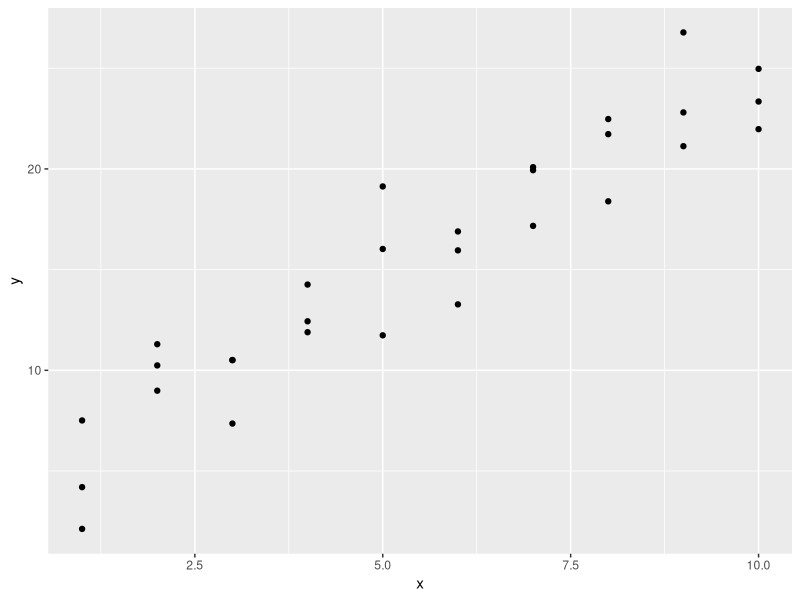
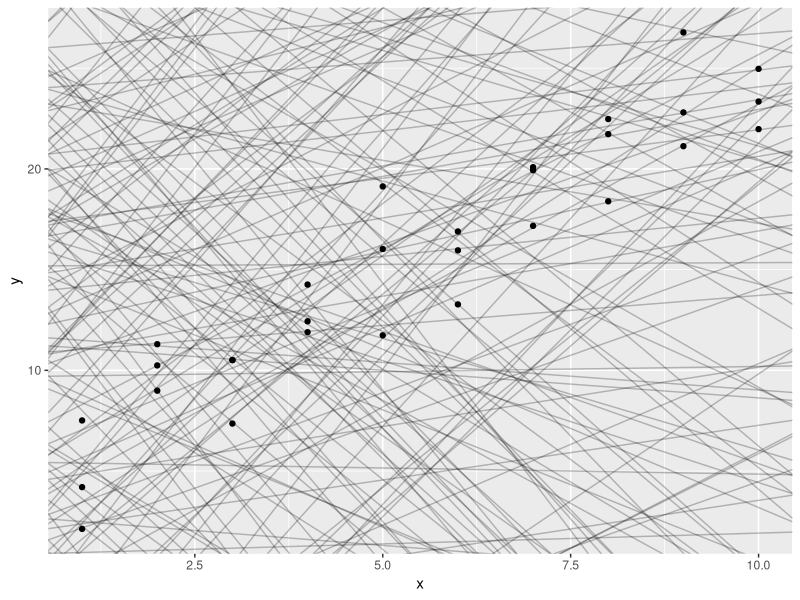
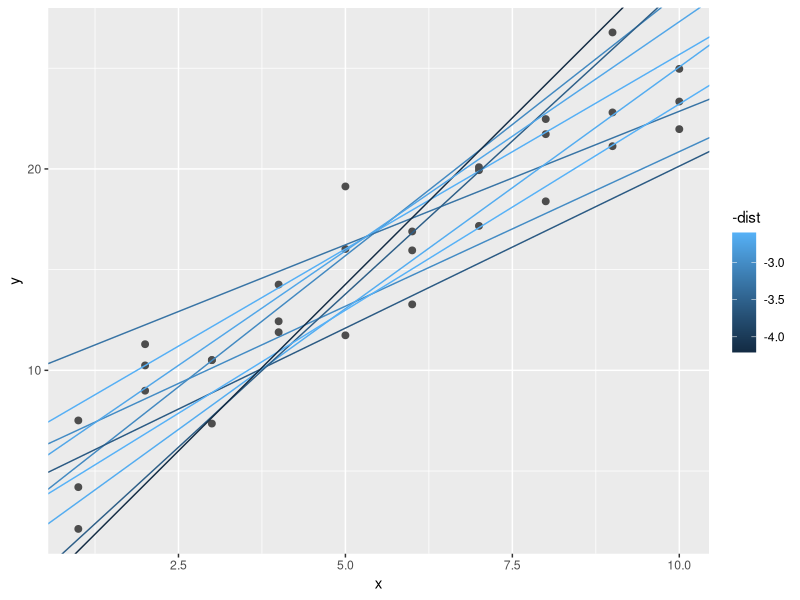
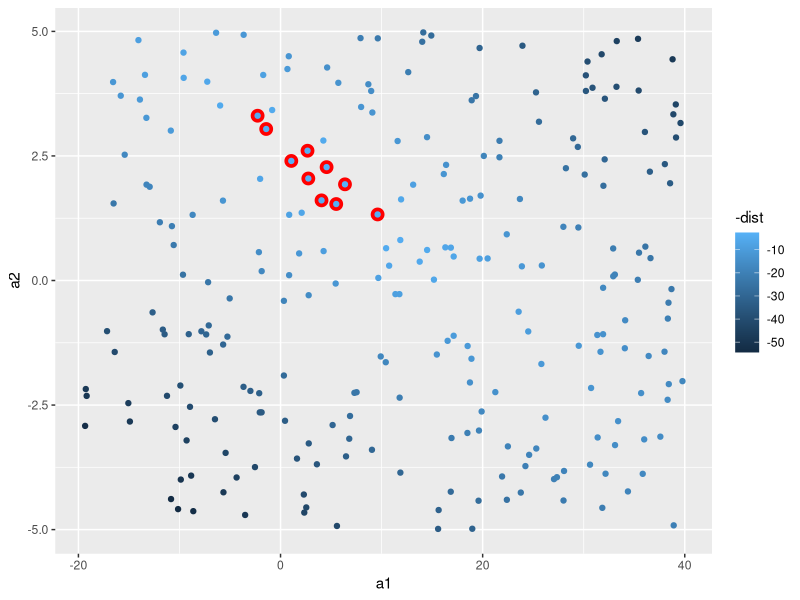
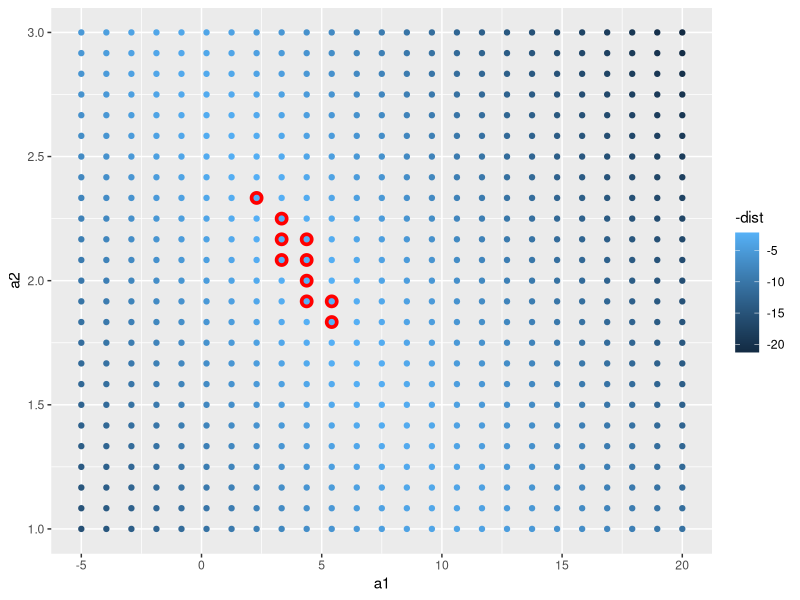
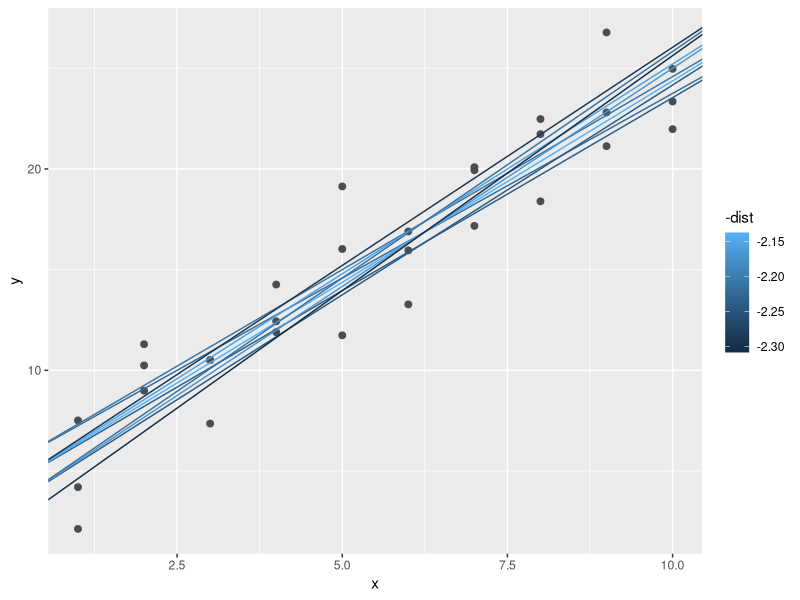
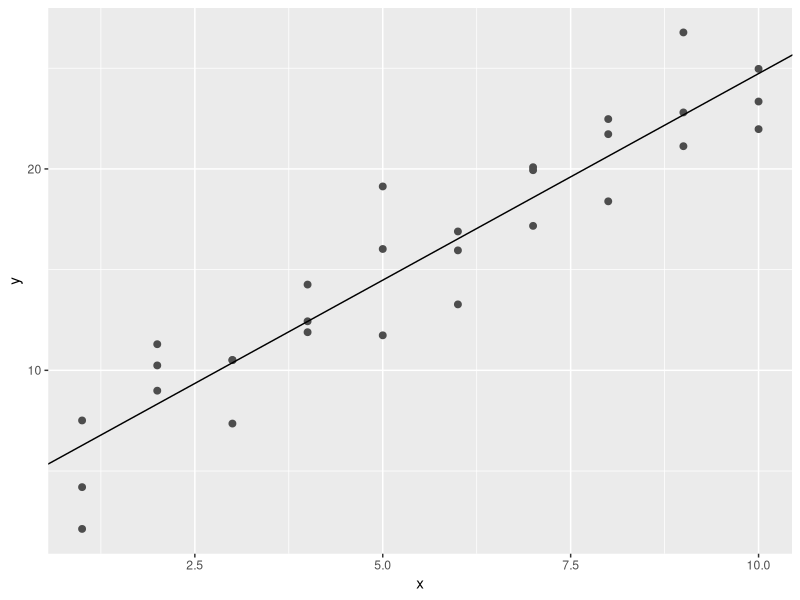
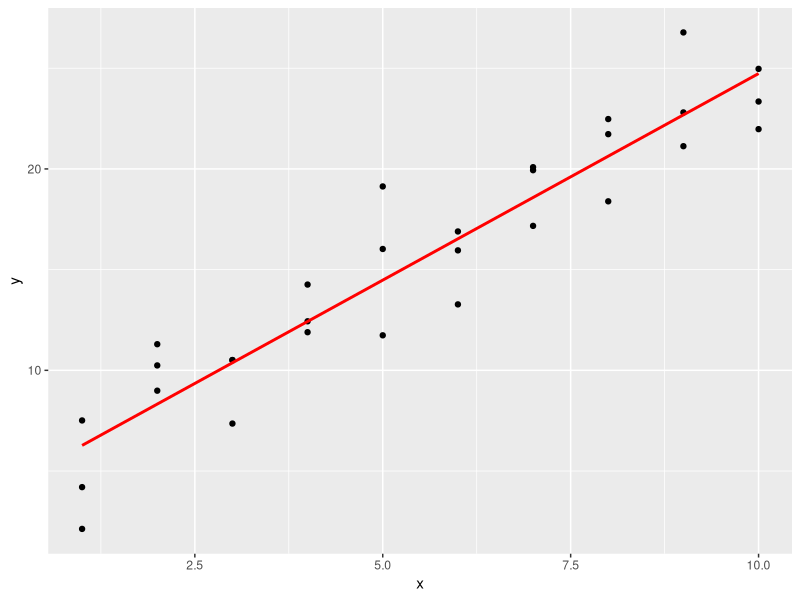

Write the R code that produced these figures, in order.
## ---- chunk 1
knitr::opts_chunk$set(echo = TRUE)
## ---- chunk 2

library(tidyverse)

library(modelr)

options(na.action = na.warn)
## ---- chunk 3

ggplot(sim1, aes(x, y)) + # sim1 viene con modelr
  geom_point()
## ---- chunk 4

# armamos un tibble con la columna a1 y la columna a2 generadas al azar como dos variables uniformes, una va entre -20 y 40 y la otra entre -5 y 5 Al ser uniformes, la probabilidad de que salga cualquiera de los numeros en ese rango es la misma
models <- tibble(
  a1 = runif(250, -20, 40),
  a2 = runif(250, -5, 5)
)

# Al grafico de los puntos iniciales, le agregamos rectas al azar con ordenada al origen a1 y pendiente a2. Un bardito.
ggplot(sim1, aes(x, y)) + 
  geom_abline(aes(intercept = a1, slope = a2), data = models, alpha = 1/4) +
  geom_point() 

## ---- chunk 5

model1 <- function(a, data) {
  a[1] + data$x * a[2]
}
model1(c(7, 1.5), sim1)

## ---- chunk 6

measure_distance <- function(mod, data) {
  diff <- data$y - model1(mod, data)
  sqrt(mean(diff ^ 2))
}
measure_distance(c(7, 1.5), sim1)
## ---- chunk 7

sim1_dist <- function(a1, a2) {
  measure_distance(c(a1, a2), sim1)
}

# usamos purrr con la helper function sim1_dist que toma 2 parametros double
models <- models %>% 
  mutate(dist = purrr::map2_dbl(a1, a2, sim1_dist))
models
## ---- chunk 8

ggplot(sim1, aes(x, y)) + 
  geom_point(size = 2, colour = "grey30") + 
  geom_abline(
    aes(intercept = a1, slope = a2, colour = -dist), 
    data = filter(models, rank(dist) <= 10)
  )
## ---- chunk 9

ggplot(models, aes(a1, a2)) +
  geom_point(data = filter(models, rank(dist) <= 10), size = 4, colour = "red") +
  geom_point(aes(colour = -dist))
## ---- chunk 10

# los parametros para la grilla salen de mirar el grafico anterior y ver donde estaban los mejores parámetros
# expand.grid es una funcion de R base que crea un dataframe de todas las combinaciones de dos factores
grid <- expand.grid(
  a1 = seq(-5, 20, length = 25),
  a2 = seq(1, 3, length = 25)
  ) %>% 
  mutate(dist = purrr::map2_dbl(a1, a2, sim1_dist))

grid %>% 
  ggplot(aes(a1, a2)) +
  geom_point(data = filter(grid, rank(dist) <= 10), size = 4, colour = "red") +
  geom_point(aes(colour = -dist)) 

## ---- chunk 11

ggplot(sim1, aes(x, y)) + 
  geom_point(size = 2, colour = "grey30") + 
  geom_abline(
    aes(intercept = a1, slope = a2, colour = -dist), 
    data = filter(grid, rank(dist) <= 10)
  )

## ---- chunk 12

best <- optim(c(0, 0), measure_distance, data = sim1)
best$par

ggplot(sim1, aes(x, y)) + 
  geom_point(size = 2, colour = "grey30") + 
  geom_abline(intercept = best$par[1], slope = best$par[2])
## ---- chunk 13
# lm() usa formulas, en este caso y ~ x es la forma de escribir y = a_1 + a_2 * x
sim1_mod <- lm(y ~ x, data = sim1)
coef(sim1_mod)
## ---- chunk 14
grid <- sim1 %>% 
  data_grid(x) 
grid
## ---- chunk 15
grid <- grid %>% 
  add_predictions(sim1_mod) 
grid
## ---- chunk 16
ggplot(sim1, aes(x)) +
  geom_point(aes(y = y)) +
  geom_line(aes(y = pred), data = grid, colour = "red", size = 1)
## ---- chunk 17
# add_residuals de modelr agrega residuales
sim1 <- sim1 %>% 
  add_residuals(sim1_mod)
sim1
## ---- chunk 18
ggplot(sim1, aes(resid)) + 
  geom_freqpoly(binwidth = 0.5)
## ---- chunk 19
ggplot(sim1, aes(x, resid)) + 
  geom_ref_line(h = 0) +
  geom_point()
## ---- chunk 20
df <- tribble(
  ~y, ~x1, ~x2,
  4, 2, 5,
  5, 1, 6
)
model_matrix(df, y ~ x1 + x2)
## ---- chunk 21
model_matrix(df, y ~ x1 + x2 - 1)
